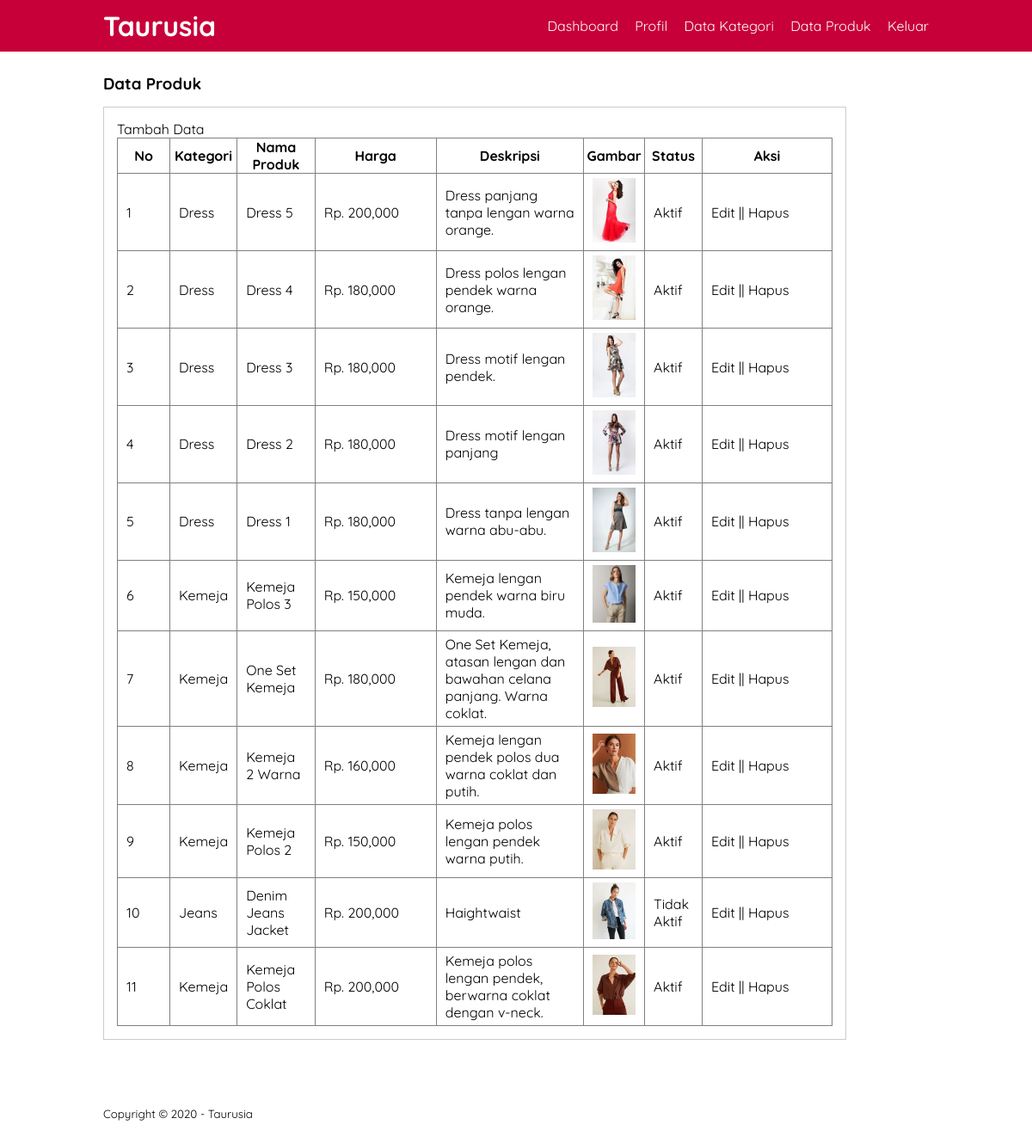
The app's page /data-produk.php (signed in) with its own data.
### tables this page shows
CREATE TABLE `tb_product` (
  `product_id` int(11) NOT NULL,
  `category_id` int(11) NOT NULL,
  `product_name` varchar(100) NOT NULL,
  `product_price` int(11) NOT NULL,
  `product_description` text NOT NULL,
  `product_image` varchar(100) NOT NULL,
  `product_status` tinyint(1) NOT NULL,
  `date_created` timestamp NOT NULL DEFAULT current_timestamp()
);

CREATE TABLE `tb_category` (
  `category_id` int(11) NOT NULL,
  `category_name` varchar(25) NOT NULL
);

### data-produk.php (the view, shortened to what this page needs)
<?php
	include 'db.php';
?>
<!DOCTYPE html>
<html>
<head>
	<link rel="stylesheet" type="text/css" href="style.css">
</head>
<body>
	<header>
	<div class="container">
		<h1><a href="">Taurusia</a></h1>
		<ul>
			<li><a href="dashboard.php">Dashboard</a></li>
			<li><a href="profil.php">Profil</a></li>
			<li><a href="data-kategori.php">Data Kategori</a></li>
			<li><a href="data-produk.php">Data Produk</a></li>
			<li><a href="keluar.php">Keluar</a></li>
		</ul>
	</div>
	</header>
	<div class="section">
		<div class="container">
			<h3>Data Produk</h3>
			<div class="box">
				<p><a href="tambah-produk.php">Tambah Data</p>
				<table border="1" cellspacing="0" class="table">
					<thead>
						<tr>
							<th width="60px">No</th>
							<th>Kategori</th>
							<th>Nama Produk</th>
							<th>Harga</th>
							<th>Deskripsi</th>
							<th>Gambar</th>
							<th>Status</th>
							<th width="150px">Aksi</th>
						</tr>
					</thead>
					<tbody>
						<?php
							$no = 1;
							$produk = mysqli_query($conn, "SELECT * FROM tb_product LEFT JOIN tb_category USING (category_id) ORDER BY product_id DESC");
							if(mysqli_num_rows($produk) > 0){
							while($row = mysqli_fetch_array($produk)){
						?>
						<tr>
							<td><?php echo $no++?></td>
							<td><?php echo $row['category_name']?></td>
							<td><?php echo $row['product_name']?></td>
							<td width="120px">Rp. <?php echo number_format($row['product_price'])?></td>
							<td><?php echo $row['product_description']?></td>
							<td><a href="produk/<?php echo $row['product_image']?>" target="_blank"><img src="produk/<?php echo $row['product_image']?>"width="50px"></a></td>
							<td><?php echo ($row['product_status'] == 0)? 'Tidak Aktif':'Aktif';?></td>
							<td>
								<a href="edit-produk.php?id=<?php echo $row['product_id']?>">Edit</a> || <a href="proses-hapus.php?idp=<?php echo $row['product_id']?>"onclick="return confirm('Yakin ingin hapus?')">Hapus</a>
							</td>
						</tr>
						<?php }}else{?>
							<tr>
								<td colspan="8">Tidak ada data</td>
							</tr>
						<?php } ?>
					</tbody>
				</table>
			</div>
		</div>
	</div>
	<footer>
		<div class="container">
			<small>Copyright &copy; 2020 - Taurusia</small>
		</div>
	</footer>
</body>
</html>

### style.css (style rules this page uses)
* { padding: 0; margin: 0; font-family: 'Quicksand', sans-serif; }
body { background-color: #FFFFFF; }
a { color: inherit; text-decoration: none; }
header { border: none; background-color: #C70039; color: #FFFFFF; }
header h1 { float: left; padding: 10px 0; }
header ul { float: right; }
header ul li { display: inline-block; }
header ul li a { padding: 20px 0 20px 15px; display: inline-block; }
footer { padding: 25px 0; }
.container { width: 80%; margin: 0 auto; }
.container:after { content: ''; display: block; clear: both; }
.section { padding: 25px 0; }
.box { width: 90%; background-color: #FFFFFF; border: 1px solid #ccc; padding: 15px; box-sizing: border-box; margin: 15px 0 25px 0; }
.box:after { content: ''; display: block; clear: both; }
.table { width: 100%; border-collapse: collapse; }
.table tr { height: 30px; }
.table tr td { padding: 5px 10px; }

### records on screen
tb_product: category.category_name "Dress", product_name "Dress 5", product_price "200,000", product_description "Dress panjang tanpa lengan warna orange.", product_image (picture), product_status "Aktif"
tb_product: category.category_name "Dress", product_name "Dress 4", product_price "180,000", product_description "Dress polos lengan pendek warna orange.", product_image (picture), product_status "Aktif"
tb_product: category.category_name "Dress", product_name "Dress 3", product_price "180,000", product_description "Dress motif lengan pendek.", product_image (picture), product_status "Aktif"
tb_product: category.category_name "Dress", product_name "Dress 2", product_price "180,000", product_description "Dress motif lengan panjang", product_image (picture), product_status "Aktif"
tb_product: category.category_name "Dress", product_name "Dress 1", product_price "180,000", product_description "Dress tanpa lengan warna abu-abu.", product_image (picture), product_status "Aktif"
tb_product: category.category_name "Kemeja", product_name "Kemeja Polos 3", product_price "150,000", product_description "Kemeja lengan pendek warna biru muda.", product_image (picture), product_status "Aktif"
tb_product: category.category_name "Kemeja", product_name "One Set Kemeja", product_price "180,000", product_description "One Set Kemeja, atasan lengan dan bawahan celana panjang. Warna coklat.", product_image (picture), product_status "Aktif"
tb_product: category.category_name "Kemeja", product_name "Kemeja 2 Warna", product_price "160,000", product_description "Kemeja lengan pendek polos dua warna coklat dan putih.", product_image (picture), product_status "Aktif"
tb_product: category.category_name "Kemeja", product_name "Kemeja Polos 2", product_price "150,000", product_description "Kemeja polos lengan pendek warna putih.", product_image (picture), product_status "Aktif"
tb_product: category.category_name "Jeans", product_name "Denim Jeans Jacket", product_price "200,000", product_description "Haightwaist", product_image (picture), product_status "Tidak Aktif"
tb_product: category.category_name "Kemeja", product_name "Kemeja Polos Coklat", product_price "200,000", product_description "Kemeja polos lengan pendek, berwarna coklat dengan v-neck.", product_image (picture), product_status "Aktif"
